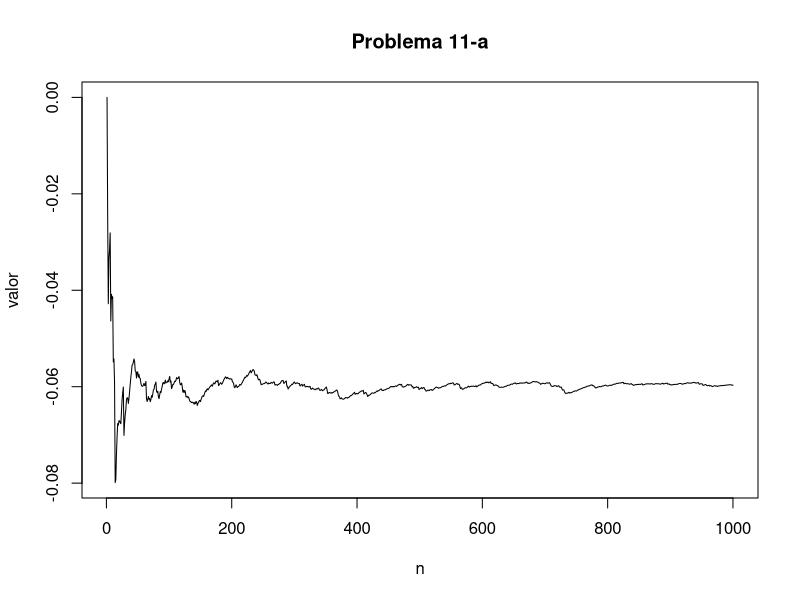

Here is the R script that generated this plot:
#Prob 11a

rm(list=ls())

k <- 1000
n <- 1:k

u <- runif(k,0,1)

cov <- cumsum(u*sqrt(1-u^2))/n - ( cumsum(u)/n )*( cumsum(sqrt(1-u^2))/n )

plot(cov,type='l',xlab='n',ylab = 'valor',main='Problema 11-a')

print(paste("Covarianza -> ",cov[length(u)]))
